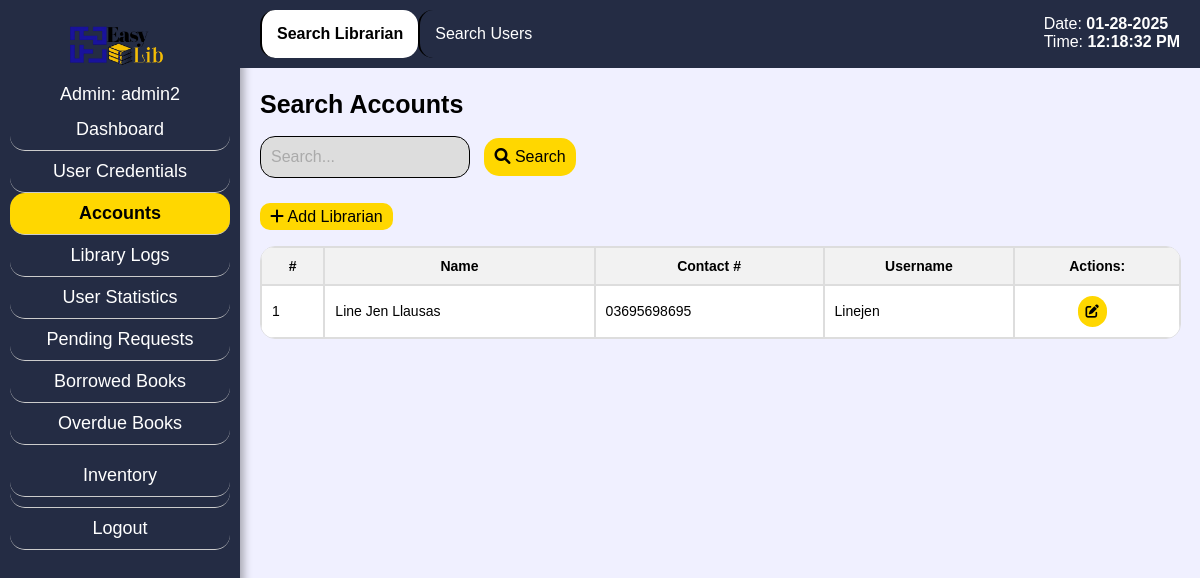
Page /admin_srch.php?aid=3 on the earlier database version.
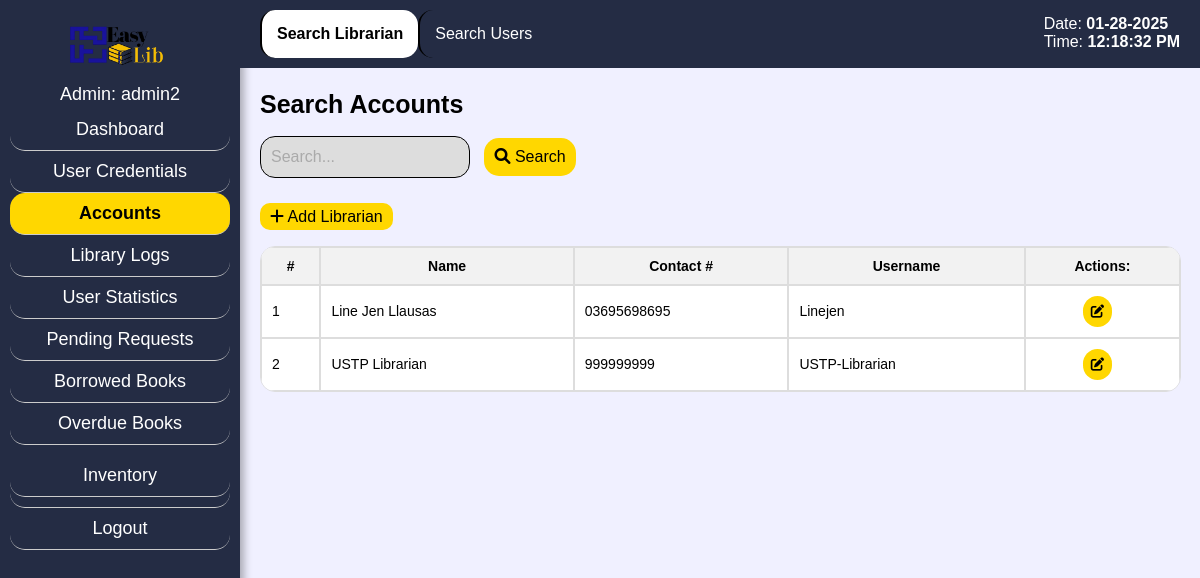
Same page on the later database version.
### tables this page shows
CREATE TABLE `libr` (
  `aid` int(9) NOT NULL,
  `name` varchar(255) NOT NULL,
  `contact` varchar(255) NOT NULL,
  `username` varchar(255) NOT NULL,
  `password` varchar(255) NOT NULL
);

### admin_srch.php (the view, shortened to what this page needs)
<?php
include 'config.php';
if(isset($_GET['aid'])) {
    $aid = $_GET['aid'];
    $query = "SELECT username FROM admin WHERE aid = ?";
    $stmt = $mysqli->prepare($query);
    $stmt->bind_param("i", $aid);
    $stmt->execute();
    $result = $stmt->get_result();
    if ($result && $result->num_rows > 0) {
        $admin = $result->fetch_assoc();
        $admin_username = $admin['username'];
        $admin_username_display = $admin_username;
    } else {
        $admin_username_display = "Username";
    }
}
?>
<!DOCTYPE html>
<html lang="en">
<head>
    <link rel="stylesheet" href="css/admin_srch.css">
    <link rel="stylesheet" href="https://cdnjs.cloudflare.com/ajax/libs/font-awesome/6.0.0-beta3/css/all.min.css">
</head>
<body class="bg">
<div class="sidebar">
    <span style="margin-left: 25%;"><img src="css/pics/logop.png" alt="Logo" class="logo"></span>
        <?php
        if(isset($admin_username_display)) {
            echo '<div class="hell">Admin: ' . $admin_username_display . '</span></div>';
        } else {
            echo '<div>Admin: <br>Username</div>';
        }
        ?>
    <a href="admin_dash.php<?php if(isset($aid)) echo '?aid=' . $aid; ?>" class="sidebar-item">Dashboard</a>
    <a href="admin_pf.php<?php if(isset($aid)) echo '?aid=' . $aid; ?>" class="sidebar-item">User Credentials</a>
    <a href="admin_srch.php<?php if(isset($aid)) echo '?aid=' . $aid; ?>" class="sidebar-item active">Accounts</a>
    <a href="admin_attd.php<?php if(isset($aid)) echo '?aid=' . $aid; ?>" class="sidebar-item">Library Logs</a>
    <a href="admin_stat.php<?php if (isset($aid)) echo '?aid=' . $aid; ?>" class="sidebar-item">User Statistics</a>
    <a href="admin_preq.php<?php if(isset($aid)) echo '?aid=' . $aid; ?>" class="sidebar-item">Pending Requests</a>
    <a href="admin_brel.php<?php if(isset($aid)) echo '?aid=' . $aid; ?>" class="sidebar-item">Borrowed Books</a>
    <a href="admin_ob.php<?php if(isset($aid)) echo '?aid=' . $aid; ?>" class="sidebar-item">Overdue Books</a>
    <div class="sidebar-item dropdown">
            <a href="#" class="dropdown-link" onmouseover="toggleDropdown(event)">Inventory</a>
        </div>
        <a href="login.php" class="sidebar-item logout-btn">Logout</a>
    </div>
<div class="content">
<nav class="secondary-navbar">
        <a href="admin_srch.php<?php if (isset($aid)) echo '?aid=' . $aid; ?>" class="secondary-navbar-item active">Search Librarian</a>
        <a href="admin_users.php<?php if (isset($aid)) echo '?aid=' . $aid; ?>" class="secondary-navbar-item">Search Users</a>
    </nav>
</div>
<div class="fixed-date-time">
        <p>Date: <span id="current-date"><?php echo date("m-d-Y"); ?></span></p>
        <p>Time: <span id="current-time"></span></p>
    </div>
<div class="content-container">
    <div class="search-bar">
    <h1 style="color: black;">Search Accounts</h1>
        <input type="text" placeholder="Search...">
        <button type="submit"><i class='fas fa-search'></i> Search</button>
    </div>
    <a href="admin_sacc.php<?php if(isset($aid)) echo '?aid=' . $aid; ?>" class="add-lib"><i class='fas fa-plus'></i> Add Librarian</a>
    <table style="margin-top: 20px;">
        <thead>
            <tr>
                <th>#</th>
                <th>Name</th>
                <th>Contact #</th>
                <th>Username</th>
                <th colspan="1">Actions:</th>
            </tr>
        </thead>
        <tbody>
            <?php
            $query = "SELECT * FROM libr";
            $result = $mysqli->query($query);
            $counter = 1;
            while($row = $result->fetch_assoc()) {
                echo "<tr>";
                echo "<td>" . $counter++ . "</td>";
                echo "<td>" . $row['name'] . "</td>";
                echo "<td>" . $row['contact'] . "</td>";
                echo "<td>" . $row['username'] . "</td>";
                echo '<td style="text-align:center;">';
                echo '<button class="edit-btn" onclick="editAdmin(' . $row['aid'] . ',' . $aid . ')"><i class="fas fa-edit"></i></button>';
                echo '</td>';
                echo "</tr>";
            }
            ?>
        </tbody>
    </table>
</div>
</body>
</html>

Differences in the rows shown:
added libr: name "USTP Librarian", contact "999999999", username "USTP-Librarian"
